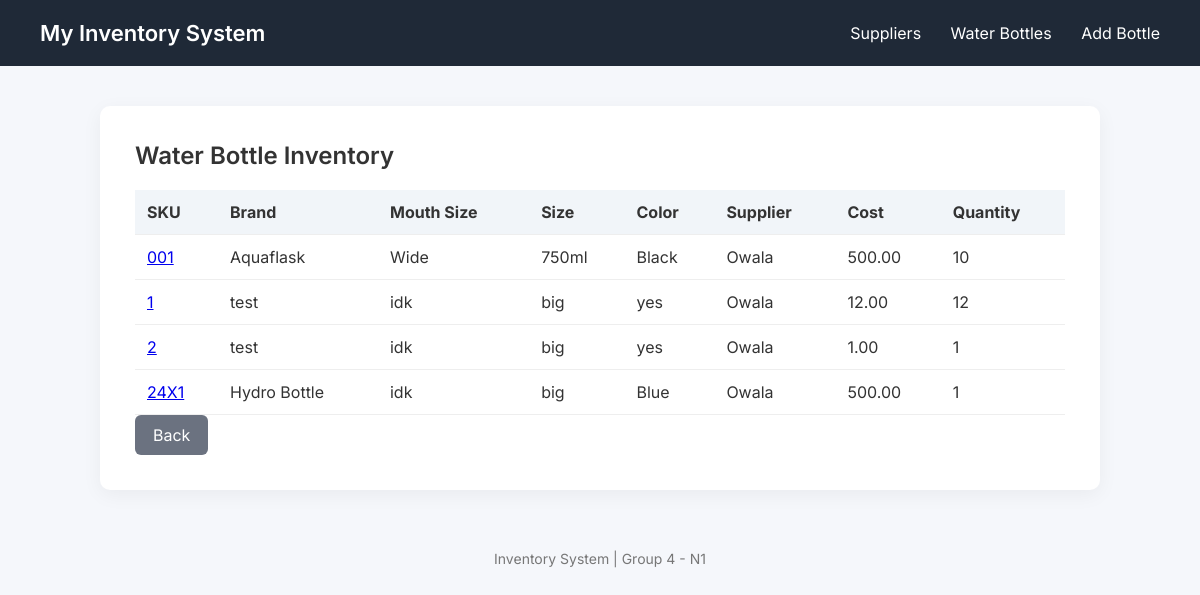
Page /view_bottles/ on the committed database.
### MyInventoryApp/models.py (models this page shows, shortened)
class WaterBottle(models.Model):
    sku =  models.CharField(max_length=20, unique=True)
    brand = models.CharField(max_length=100)
    cost = models.DecimalField(max_digits=10, decimal_places=2)
    size = models.CharField(max_length=20)
    mouth_size = models.CharField(max_length=50)
    color = models.CharField(max_length=50)
    supplied_by = models.ForeignKey(Supplier, on_delete=models.CASCADE)
    current_quantity = models.IntegerField()

class Supplier(models.Model):
    name = models.CharField(max_length=150)
    city = models.CharField(max_length=60)
    country = models.CharField(max_length=60)
    created_at = models.DateTimeField(blank=True, null=True)

### MyInventoryApp/views.py (the view)
# urls.py: path('view_bottles/', views.view_bottles, name='view_bottles'),
def view_bottles(request):
    bottles = WaterBottle.objects.all()
    return render(request, "MyInventoryApp/bottle_list.html", {"bottles": bottles})

### MyInventoryApp/templates/MyInventoryApp/bottle_list.html
{% extends "MyInventoryApp/base.html" %}
{% block content %}
<h2>Water Bottle Inventory</h2>
<table>
    <thead>
        <tr>
            <th>SKU</th>
            <th>Brand</th>
            <th>Mouth Size</th>
            <th>Size</th>
            <th>Color</th>
            <th>Supplier</th>
            <th>Cost</th>
            <th>Quantity</th>
        </tr>
    </thead>
    <tbody>
    {% for bottle in bottles %}
        <tr>
            <td>
                <a href="{% url 'view_bottle_details' bottle.pk %}">
                    {{ bottle.sku }}
                </a>
            </td>
            <td>{{ bottle.brand }}</td>
            <td>{{ bottle.mouth_size }}</td>
            <td>{{ bottle.size }}</td>
            <td>{{ bottle.color }}</td>
            <td>{{ bottle.supplied_by.name }}</td>
            <td>{{ bottle.cost }}</td>
            <td>{{ bottle.current_quantity }}</td>
        </tr>
    {% endfor %}
    </tbody>
</table>
<a href="{% url 'view_supplier' %}" class="btn btn-secondary">
    Back
</a>
{% endblock %}

### MyInventoryApp/templates/MyInventoryApp/base.html (style rules this page uses)
* { box-sizing:border-box; }
body { margin:0; font-family:'Inter', sans-serif; background:#f5f7fb; color:#333; }
h2 { margin-top:0; font-weight:600; }
table { width:100%; border-collapse:collapse; margin-top:20px; }
th, td { padding:12px; border-bottom:1px solid #eee; text-align:left; }
th { background:#f1f5f9; }
.btn, button { display:inline-flex; align-items:center; justify-content:center; text-decoration:none; background:#2563eb; color:white; border:none; padding:10px 18px; border-radius:6px; cursor:pointer; font-family:'Inter', sans-serif; }
.btn-secondary { background:#6b7280; }

### rows in the picture
WaterBottle: sku "001", brand "Aquaflask", mouth_size "Wide", size "750ml", color "Black", supplied_by.name "Owala", cost "500.00", current_quantity "10"
WaterBottle: sku "1", brand "test", mouth_size "idk", size "big", color "yes", supplied_by.name "Owala", cost "12.00", current_quantity "12"
WaterBottle: sku "2", brand "test", mouth_size "idk", size "big", color "yes", supplied_by.name "Owala", cost "1.00", current_quantity "1"
WaterBottle: sku "24X1", brand "Hydro Bottle", mouth_size "idk", size "big", color "Blue", supplied_by.name "Owala", cost "500.00", current_quantity "1"
